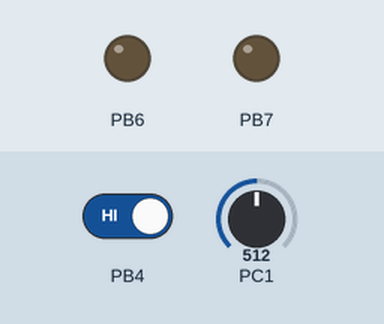
The program below on a simulated ATmega8, built with avr-gcc and emulated at 10 MHz. On the bench: output pins drawn as LEDs (lit = HIGH). Inputs (shaded band) come from the test bench; at power-on: PB4 HIGH, PC1 = 512. Pins used as bus, display or sensor lines are not drawn; what the program prints to the serial monitor is not drawn.

Above: at 0.2 s.
At 1.2 s:
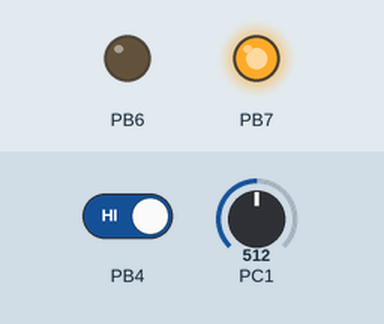
1.3 s: PB4 driven LOW
3.1 s: PB4 driven HIGH
Timing chart, 0 to 6.1 s (numbered marks = the images above; inputs shaded):
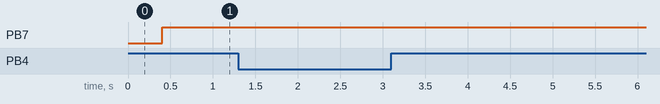

Measured:
- after the input at 1.3 s, every drawn part: stays the same
- after the input at 3.1 s, every drawn part: stays the same

The program:

main.c
```c
/*
 * Êîä êîíòðîëÿ çà èñòî÷íèêîì ïèòàíèÿ ïëàòû óïðàâëåíèÿ Àäñîðáåðîì
 *
 * Created: 18.11.2022 23:24:07
 * Author : VladiBoy
 */

#include "main.h"

void setup() {
	INDECATION_INI;

	ADC_init();
	UART_init();

	GREEN_OFF;
	RED_OFF;
	POWER_OK_OFF;
}

int main(void)
{
	setup();

	int IS_SPROTECT_MODE = 0;
	struct adcConfig conf;
	conf.r1Val = 2000;
	conf.r2Val = 800;
	conf.tranCof = 66.666d;

	while (1)
    {

		int adc = 0;
		ADC_Get(&adc);
		int acVolts = 0;
		ADC_ToAC(&adc, &conf, &acVolts);
		UART_SendInt(&acVolts);
		_delay_ms(200);

		if((PINB & (1<<4)) == 0) {
			UART_Send("VOLTAGE RESET ");
			POWER_OK_OFF;
			IS_SPROTECT_MODE = 0;
		}

		if(acVolts == 0) {
			continue;
		}


		if (acVolts > 210 && acVolts < 230)
		{

			if(IS_SPROTECT_MODE == 0) {
				POWER_OK_OFF;
				GREEN_ON;
				RED_OFF;
			}
		} else {
			POWER_OK_ON;
			GREEN_OFF;
			RED_ON;
			IS_SPROTECT_MODE = 1;
		}


		adc = NULL;

    }
}
```

ADC.c
```c
/*
 * ADC.c
 *
 * Áèáëèîòåêà äëÿ ðàáîòû ñ àíàëîãîâî öèôðîâîãî ïðåîáðàçîâàòåëÿ.
 *
 * Created: 19.11.2022 6:27:39
 *  Author: VladiBoy
 */
#define  F_CPU 10000000UL
#include <avr/io.h>

typedef struct adcConfig {
		int r1Val;
		int r2Val;
		double tranCof;
} adcConfig;

/// <summary>
/// Èíèöèàëèçàöèÿ Àíàëîãîâî-öèôðîâîãî ïðåîáðàçîâàòåëÿ.
/// </summary>
int ADC_init() {
	ADCSRA |= (1<<ADEN); // ÂÊËÞ×ÀÅÌ ÀÖÏ
	ADCSRA |= (1<<ADFR); // Âêëþ÷àåì íåïðèðûâíóþ ðàáîòó
	ADCSRA &= ~(1<<ADPS2);
	ADCSRA |= (1<<ADPS1) | (1<<ADPS1); // 125 kHz
	ADMUX  |= (1<<REFS1) | (1<<REFS0); // 2.56V îïîðíîãî.
	ADMUX  &= ~(1<<ADLAR); // Ïðàâîñòîðîííå âûðàâíèâàíèå
	ADMUX  &= ~((1<<MUX3) | (1<<MUX2) | (1<<MUX1)); // Âûêëþ÷àåì ÀÖÏ âûõîäû ñ 1 ïî 3 ïèí
	ADMUX  |= (1<<MUX0); // Àêëþ÷àåì ïåðâûé ÀÖÏ (ADC1)
	ADCSRA |= (1<<ADSC); // Çàïóñêàåì ÀÖÏ
	return 0;
}

/// <summary>
/// Ïîëó÷àåò çíà÷åíèå ïðåîáðàçîâàíèÿ.
/// </summary>
/// <param adcValue>Ðåçóëüòàò. Êîýôèöèåíò ADC</param>
void ADC_Get(unsigned int *result) {
	if(ADCSRA & (1<<4)) {
		*result = ADC;
		ADCSRA |= (1<<4);
	}

	return 0;
}

/// <summary>
/// Ïðåîáðàçóåò ADC â çíà÷åíèå ïîñòîÿííîãî íàïðÿæåíèÿ.
/// </summary>
/// <param adcValue>Êîýôèöèåíò ADC</param>
/// <param adcValue>Êîíôèãóðàöèÿ ADC</param>
/// <param adcValue>Ðåçóëüòàò ïðåîáðàçîâàíèÿ â ïîñòîÿííûé òîê</param>
void ADC_ToDC(unsigned int* adcValue, struct adcConfig* config, double* result) {
	int r1 = config->r1Val;
	int r2 = config->r2Val;
	double adcVolts = (*adcValue * 2.56) / 1024;
	double sum = (double) (r1 + r2);
	double rAll = (double) (r2 / sum);
	*result = adcVolts / rAll;
}

/// <summary>
/// Ïðåîáðàçóåò ADC â çíà÷åíèå ïåðåìåííîãî íàïðÿæåíèÿ ïîñëå òðàíñôîðìàöèè.
/// </summary>
/// <param adcValue>Êîýôèöèåíò ADC</param>
/// <param adcValue>Êîíôèãóðàöèÿ ADC</param>
/// <param adcValue>Ðåçóëüòàò ïðåîáðàçîâàíèÿ â ïåðåìåííîå íàïðÿæåíèå</param>
void ADC_ToAC(unsigned int* adc, adcConfig* config, unsigned int* result) {
	double vol = 0.0;
	ADC_ToDC(adc, config, &vol);
	*result = (int)  ((vol) * (config->tranCof));
}
```

ADC.h
```c
/*
 * ADC.h
 *
 * Created: 19.11.2022 6:30:51
 *  Author: VladiBoy
 */


#ifndef ADC_H_
/*
 * ADC.h
 *
 * Çàãîëîâî÷íûûé ôàéë ðàáîòû ñ àíàëîãîâî öèôðîâîãî ïðåîáðàçîâàòåëÿ.
 *
 * Created: 19.11.2022 6:27:39
 *  Author: VladiBoy
 */
#define ADC_H_

struct adcConfig {
	int r1Val;
	int r2Val;
	double tranCof;
};

/// <summary>
/// Èíèöèàëèçàöèÿ Àíàëîãîâî-öèôðîâîãî ïðåîáðàçîâàòåëÿ.
/// </summary>
int ADC_init(void);

/// <summary>
/// Ïîëó÷àåò çíà÷åíèå ïðåîáðàçîâàíèÿ.
/// </summary>
/// <param adcValue>Ðåçóëüòàò. Êîýôèöèåíò ADC</param>
int ADC_Get(unsigned int*);

/// <summary>
/// Ïðåîáðàçóåò ADC â çíà÷åíèå ïîñòîÿííîãî íàïðÿæåíèÿ.
/// </summary>
/// <param adcValue>Êîýôèöèåíò ADC</param>
/// <param adcValue>Êîíôèãóðàöèÿ ADC</param>
/// <param adcValue>Ðåçóëüòàò ïðåîáðàçîâàíèÿ â ïîñòîÿííûé òîê</param>
double ADC_ToDC(unsigned int*, struct adcConfig*, double*);

/// <summary>
/// Ïðåîáðàçóåò ADC â çíà÷åíèå ïåðåìåííîãî íàïðÿæåíèÿ ïîñëå òðàíñôîðìàöèè.
/// </summary>
/// <param adcValue>Êîýôèöèåíò ADC</param>
/// <param adcValue>Êîíôèãóðàöèÿ ADC</param>
/// <param adcValue>Ðåçóëüòàò ïðåîáðàçîâàíèÿ â ïåðåìåííîå íàïðÿæåíèå</param>
int ADC_ToAC(unsigned int* vol, struct adcConfig*, unsigned int*);

#endif /* ADC_H_ */
```

UART.c
```c
/*
 * UART.c
 *
 * Created: 20.11.2022 4:29:23
 *  Author: VladiBoy
 */

#define  F_CPU 10000000UL
#include <avr/io.h>
#include <util/delay.h>
#include <string.h>
#include <stdio.h>

/// <summary>
/// Èíèöèàëèçèðóåò UART.
/// Ðàáîòàåò â ïðîòåóñå íà 1200 áîäàõ.
/// </summary>
int UART_init() {
	UCSRB|=(1<<3)|(1<<4);
	UBRRH=0x00;
	UBRRL=0x34;

	return 0;
}

/// <summary>
/// Ïîñûëàåò êîìàíäó â øèíó.
/// </summary>
/// <param adcValue>Êîìàíäà</param>
int UART_Send(char* cmd) {
	for(int i = 0; i < strlen(cmd); i++) {
		while(!(UCSRA & (1<<5))) {}
		UDR = cmd[i];
	}
	UDR = "\r";

	return 0;
}

/// <summary>
/// Ïîñûëàåò êîìàíäó â øèíó.
/// Ôîðìàò FLOAT
/// </summary>
/// <param adcValue>Êîìàíäà</param>
int UART_SendFloat(float* cmd) {
	char buffer[5];
	sprintf(buffer, "%f \n", *cmd);
	UART_Send(buffer);

	return 0;
}

/// <summary>
/// Ïîñûëàåò êîìàíäó â øèíó.
/// Ôîðìàò DOUABLE
/// </summary>
/// <param adcValue>Êîìàíäà</param>
int UART_SendDouble(double *cmd) {
	char buffer[50];
	sprintf(buffer, "%f \n", *cmd);
	UART_Send(buffer);
	return 0;
}

/// <summary>
/// Ïîñûëàåò êîìàíäó â øèíó.
/// Ôîðìàò Int
/// </summary>
/// <param adcValue>Êîìàíäà</param>
int UART_SendInt(int* cmd) {
	char buffer[50];
	sprintf(buffer, "%d \n", *cmd);
	UART_Send(buffer);

	return 0;
}
```

UART.h
```c
/*
 * UART.h
 *
 * Created: 20.11.2022 4:29:37
 *  Author: VladiBoy
 */


#ifndef UART_H_
#define UART_H_

/// <summary>
/// Èíèöèàëèçèðóåò UART.
/// Ðàáîòàåò â ïðîòåóñå íà 1200 áîäàõ.
/// </summary>
int UART_init(void);


/// <summary>
/// Ïîñûëàåò êîìàíäó â øèíó.
/// </summary>
/// <param adcValue>Êîìàíäà</param>
int UART_Send(char* cmd);

/// <summary>
/// Ïîñûëàåò êîìàíäó â øèíó.
/// Ôîðìàò FLOAT
/// </summary>
/// <param adcValue>Êîìàíäà</param>
int UART_SendFloat(float*);

/// <summary>
/// Ïîñûëàåò êîìàíäó â øèíó.
/// Ôîðìàò DOUABLE
/// </summary>
/// <param adcValue>Êîìàíäà</param>
int UART_SendDouble(double*);

/// <summary>
/// Ïîñûëàåò êîìàíäó â øèíó.
/// Ôîðìàò Int
/// </summary>
/// <param adcValue>Êîìàíäà</param>
int UART_SendInt(int*);


#endif /* UART_H_ */
```

main.h
```c
/*
 * main.h
 *
 * Created: 21.11.2022 1:44:24
 *  Author: VladiBoy
 */


#ifndef MAIN_H_
#define MAIN_H_

#define  F_CPU 10000000UL // ×àñòîòà êîíòðîëëåðà

/// Ñòàíäàðòíûå áèáëèîòåêè
#include <avr/io.h>
#include <util/delay.h>
#include <string.h>
#include <stdio.h>
#include <stdlib.h>
#include <avr/pgmspace.h>
#include <avr/interrupt.h>

#include "ADC/ADC.h" // Àíàëîãîâî-öèôðîâîé ïðåîáðàçîâàòåëü
#include "UART/UART.h" // UART øèíà

#define INDECATION_INI DDRB = 0b11100000 // Èíèöèàëèçàöèÿ èíäèêàöèè íàïðÿæåíèÿ

#define GREEN_ON PORTB |= (1<<6) // Âêëþ÷åíèå çåëåíîãî ñèãíàëà
#define GREEN_OFF PORTB &= ~(1<<6) // Âûêëþ÷åíèå çåëåíîãî ñèãíàëà
#define RED_ON PORTB |= (1<<7) // Âêëþ÷åíèå êðàñíîãî ñèãíàëà
#define RED_OFF PORTB  &= ~(1<<7) // Âûêëþ÷åíèå êðàñíîãî ñèãíàëà

#define POWER_OK_ON PORTB |= (1<<5) // Âêëþ÷åíèå ñèãíàëà ñòàáèëüíîãî ïèòàíèÿ
#define POWER_OK_OFF PORTB &= ~(1<<5) // Âûêëþ÷åíèå ñèãíàëà ñòàáèëüíîãî ïèòàíèÿ

void setup(void);

#endif /* MAIN_H_ */
```
